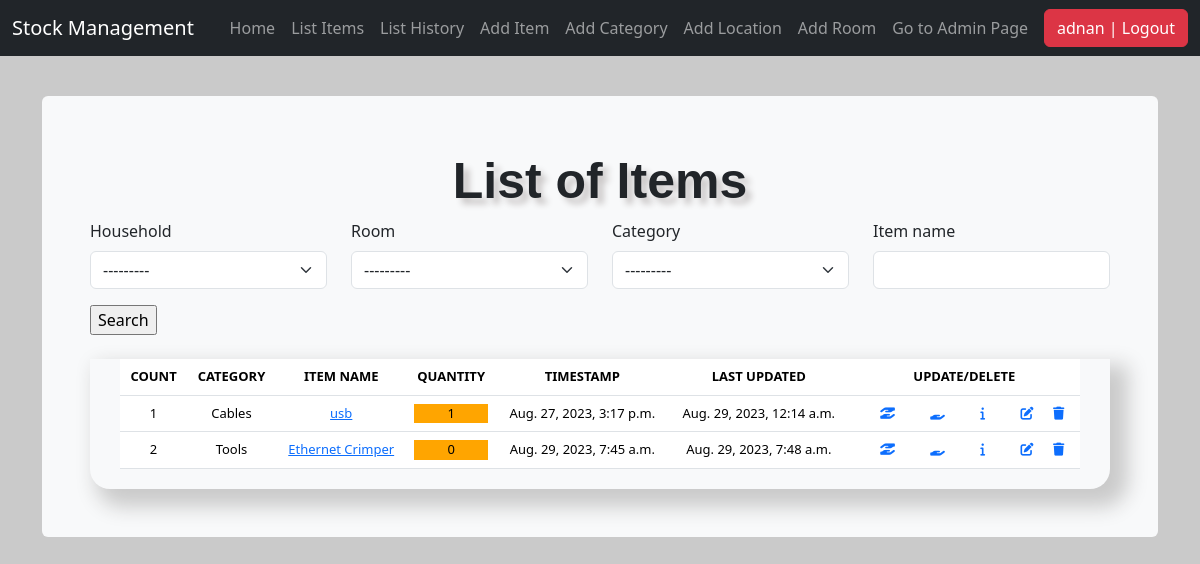
The app's page /list_items/ (signed in) with its own data.
### stockmgmt/models.py (models this page shows, shortened)
class Stock(models.Model):
    household = models.ForeignKey(
        Household, on_delete=models.CASCADE, blank=True)
    room = models.ForeignKey(Room, on_delete=models.CASCADE, blank=True)
    location = models.ForeignKey(
        Location, on_delete=models.CASCADE, blank=True)
    category = models.ForeignKey(
        Category, on_delete=models.CASCADE, blank=True)
    item_name = models.CharField(max_length=50, blank=True, null=True)
    quantity = models.IntegerField(default='0', blank=True, null=True)
    receive_quantity = models.IntegerField(default='0', blank=True, null=True)
    receive_by = models.CharField(max_length=50, blank=True, null=True)
    issue_quantity = models.IntegerField(default='0', blank=True, null=True)
    issue_by = models.CharField(max_length=50, blank=True, null=True)
    issue_to = models.CharField(max_length=50, blank=True, null=True)
    phone_number = models.CharField(max_length=50, blank=True, null=True)
    created_by = models.CharField(max_length=50, blank=True, null=True)
    reorder_level = models.IntegerField(default='3', blank=True, null=True)
    timestamp = models.DateTimeField(auto_now_add=True, auto_now=False)
    last_updated = models.DateTimeField(auto_now_add=False, auto_now=True)
    item_notes = models.TextField(max_length=500, blank=True, null=True)

class Category(models.Model):
    name = models.CharField(max_length=50, blank=True, null=True,
                            help_text="What category is the item related to? (such Cables/Computer Parts/Tools?)")
    def __str__(self):
        return self.name.title() if self.name else ""

### stockmgmt/views.py (the view, shortened to what this page needs)
# urls.py: path('list_items/', views.list_items, name='list_items'),
@login_required
def list_items(request):
    title = 'List of Items'
    form = StockSearchForm(request.POST or None)
    queryset = Stock.objects.all()
    context = {
        "form": form,
        "title": title,
        "queryset": queryset,
    }
    return render(request, "./includes/list_items.html", context)

### stockmgmt/forms.py
class StockSearchForm(forms.ModelForm):
    export_to_CSV = forms.BooleanField(required=False)
    start_date = forms.DateTimeField(required=False)
    end_date = forms.DateTimeField(required=False)
    class Meta:
        model = Stock
        fields = ['household', 'room', 'category',
                  'item_name', 'start_date', 'end_date']

### stockmgmt/models.py (called while the page is built)
    def __str__(self):
        return self.name.title() if self.name else ""

    def __str__(self):
        return self.name.title() if self.name else ""

### stockmgmt/templates/includes/list_items.html (shortened to what this page needs)
{% extends 'base.html' %}
{% load crispy_forms_tags %}
{% block content %}
<form method="POST" action="">{% csrf_token %}
    <div class="row">
        <div class="col-3">
            {{ form.household|as_crispy_field }}
        </div>
        <div class="col-3">
            {{ form.room|as_crispy_field }}
        </div>
        <div class="col-3">
            {{ form.category|as_crispy_field }}
        </div>
        <div class="col-3">
            {{ form.item_name|as_crispy_field }}
        </div>
    </div>
    <input type="submit" value="Search" />
</form>
<br>
<div class="display_table">
    <table class="table">
        <thead>
            <tr>
                <th>COUNT</th>
                <th>CATEGORY</th>
                <th>ITEM NAME</th>
                <th>QUANTITY</th>
                <th>TIMESTAMP</th>
                <th>LAST UPDATED</th>
                <th>UPDATE/DELETE</th>
            </tr>
        </thead>
        {% for instance in queryset %}
        <tr>
            <td>{{forloop.counter}}</td>
            <td>{{instance.category}}</td>
            <td><a href="{% url 'update_items' instance.id %}">{{instance.item_name}}</a></td>
            <td>
                {% if instance.quantity <= instance.reorder_level %}
                <div style="background-color: orange;">
                    {{instance.quantity}}</a>
                </div>
                {% else %}
                {{instance.quantity}}</a>
                {% endif %}
            </td>
            <td>{{instance.timestamp}}</td>
            <td>{{instance.last_updated}}</td>
            <td><a href="{% url 'receive_items' instance.id %}"><i class="fa-solid fa-hand-holding-hand px-3"
                        data-toggle="tooltip" data-placement="top" title="Receiving an item"></i></a>
                <a href="{% url 'issue_items' instance.id %}"><i class="fa-solid fa-hand-holding px-3"
                        data-toggle="tooltip" data-placement="top" title="Giving an item"></i></a>
                <a href="{% url 'item_detail' instance.id %}"><i class="fa-solid fa-info px-3"></i></a>
                <a href="{% url 'update_items' instance.id %}"><i class="fa-solid fa-pen-to-square px-3"></i></a>
                <a href="{% url 'delete_items' instance.id %}"><i class="fa-solid fa-trash"></i></a></td>
        </tr>
        {% endfor %}
    </table>
</div>
{% endblock %}

### stockmgmt/templates/partials/nav.html (shortened to what this page needs)
<nav class="navbar navbar-expand-md navbar-dark fixed-top bg-dark">
    <div class="container-fluid">
        <a class="navbar-brand" href="#">Stock Management</a>
        <div class="collapse navbar-collapse d-flex justify-content-end" id="navbarCollapse">
            <ul class="navbar-nav ms-auto me-2 my-lg-0">
                <li class="nav-item">
                    <a class="nav-link" aria-current="page" href="{% url 'home' %}">Home</a>
                </li>
                {% if request.user.is_authenticated %}
                <li class="nav-item">
                    <a class="nav-link" href="{% url 'list_items' %}">List Items</a>
                </li>
                {% if request.user.is_superuser %}
                <li class="nav-item">
                    <a class="nav-link" href="{% url 'list_history' %}">List History</a>
                </li>
                {% endif %}
                {% if request.user.is_authenticated %}
                <li class="nav-item">
                    <a class="nav-link" href="{% url 'add_items' %}">Add Item</a>
                </li>
                {% endif %}
                {% if request.user.is_superuser %}
                <li class="nav-item">
                    <a class="nav-link" href="{% url 'add_category' %}">Add Category</a>
                </li>
                <li class="nav-item">
                    <a class="nav-link" href="{% url 'add_location' %}">Add Location</a>
                </li>
                <li class="nav-item">
                    <a class="nav-link" href="{% url 'add_room' %}">Add Room</a>
                </li>
                <li class="nav-item">
                    <a class="nav-link" href="{% url 'admin:index' %}">Go to Admin Page</a>
                </li>
                {% endif %}
                {% endif %}
            </ul>
            <ul class="navbar-nav">
                {% if request.user.is_authenticated %}
                <li><a href="/accounts/logout"><button class="btn btn-danger">{{ user }} | Logout</button></a></li>
                {% else %}
                <li><a href="/accounts/login">Login</a></li>
                {% endif %}
            </ul>
        </div>
    </div>
</nav>

### stockmgmt/static/css/style.css (style rules this page uses)
body { background-color: #cacaca; }
.table { font-size: 13px; text-align: center; width: 95%; margin: auto; text-align: center; }
.table tr:nth-child(odd) { background: #cacaca }
.table tr:nth-child(even) { background: #e9e9e9 }
th { color: #000000; }
.display_table { border-bottom-right-radius: 20px; border-bottom-left-radius: 20px; padding-left: 5px; padding-right: 5px; padding-bottom: 20px; box-shadow: 12px 12px 20px 6px #cacaca; }
.ui-datepicker tbody, td, tfoot, th, thead, tr { padding: 5px; }

### records on screen
Stock: category "Cables", item_name "usb", quantity "1", timestamp "Aug. 27, 2023, 3:17 p.m.", last_updated "Aug. 29, 2023, 12:14 a.m."
Stock: category "Tools", item_name "Ethernet Crimper", quantity "0", timestamp "Aug. 29, 2023, 7:45 a.m.", last_updated "Aug. 29, 2023, 7:48 a.m."

### other values on screen
{{ user }} "adnan"
{{ title }} "List of Items"
